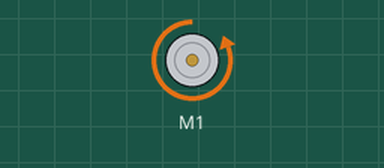
Bench run of a sketch on a simulated Arduino Uno, built with avr-gcc and run on an emulated ATmega328P. Parts: DC motor (green arrow = forward, orange = backward, longer = faster). What the sketch prints to the serial monitor is not drawn.

Above: at 0.12 s.
At 2.7 s:
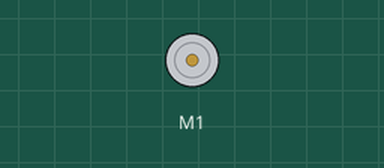
Timing chart, 0 to 6.8 s (numbered marks = the images above):
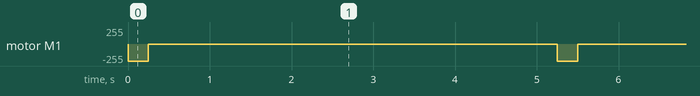

The sketch:

Solenoid.ino
```cpp
// Multi-solenoid cycle routine by Jeremy S. Cook
// W/ Arduino motor shield. Requires library found here: https://github.com/adafruit/Adafruit-Motor-Shield-library
// Modified from Public domain Adafruit Motor shield library

#include <AFMotor.h>

AF_DCMotor solenoid(1);

void setup() {
  Serial.begin(9600);           // set up Serial library at 9600 bps
  Serial.println("Motor test!");

  solenoid.run(RELEASE);
  // turn on motor
  solenoid.setSpeed(255);

}

void loop() {
  solenoid.run(BACKWARD);
  delay(250);
  solenoid.run(RELEASE);
  delay(5000);
}

int speed(int percent) {
  return map(percent, 0, 100, 0, 255);
}
```

Measured:
- by itself, motor M1: alternates backward 255/255 for 0.25 s and stopped for 5.0 s
